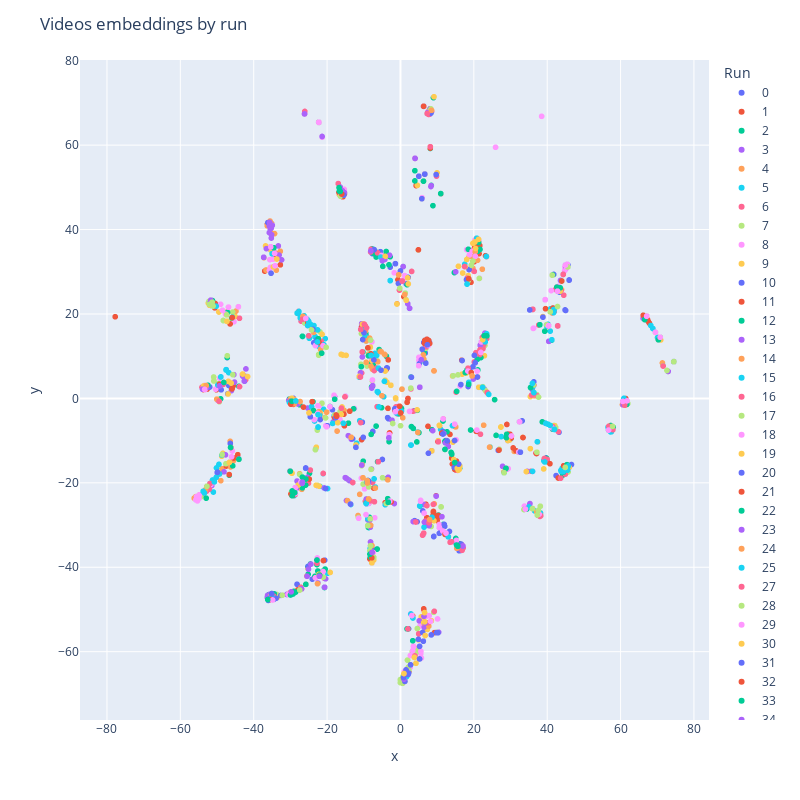

The notebook cell this image was saved under:
### Code cell
import plotly.express as px

fig = px.scatter(df, x='x', y='y', color='walk_id', hover_data=['best_topic_id'], width=800, height=800, labels={'walk_id': 'Run'})
fig.update_layout(
    title='Videos embeddings by run'
)
fig.show()
